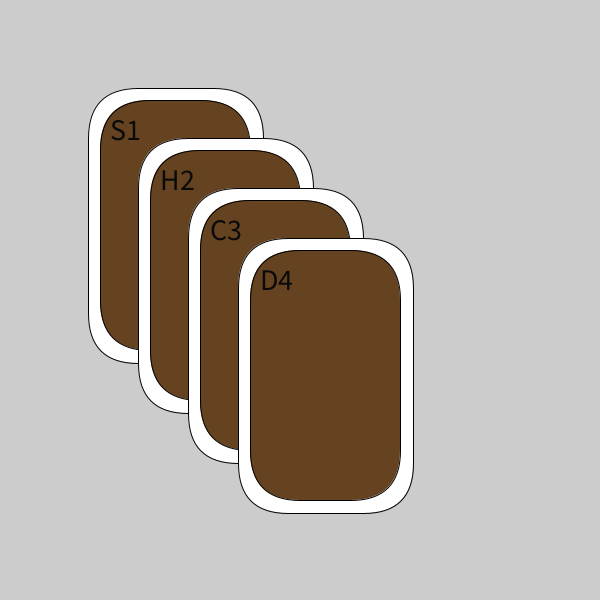
Frame 1 (no input)
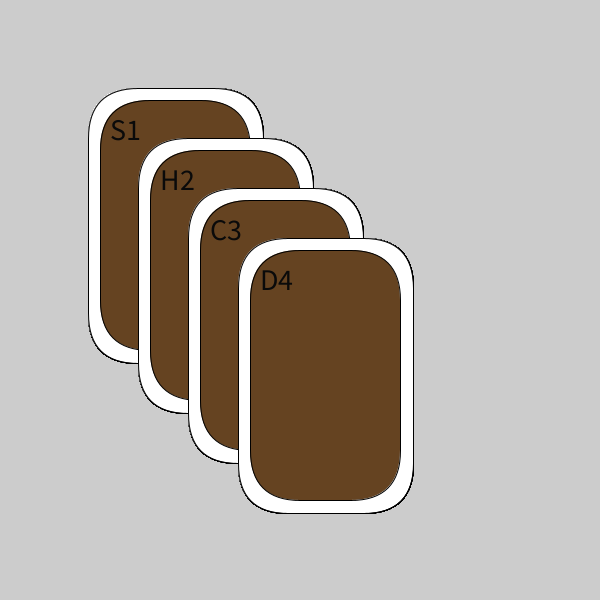
Frame 60 (the mouse pressed at the canvas centre just before this capture)
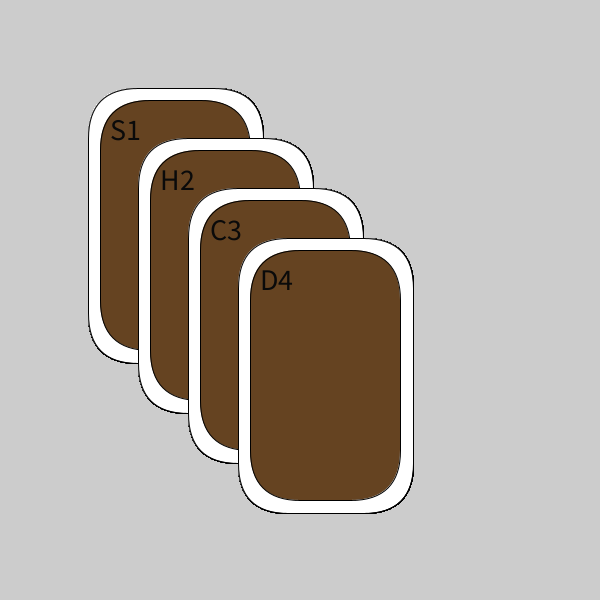
Frame 120 (the mouse held since frame 60 and released just before this capture)

The Processing sketch that drew these frames (run headless with seeded random() and noise(); from frame 60 on, the mouse is pressed at the canvas centre):

// Processing sketch: week02_3
// ── week02_3.pde
void setup()
{
  size(600,600);
}
int w=25;
void draw()
{
  drawcard(100,100,"S1");
  drawcard(150,150,"H2");
  drawcard(200,200,"C3");
  drawcard(250,250,"D4");
}
void drawcard(int x,int y,String face)
{
  fill(255);
  rect(x-w/2,y-w/2,150+w,250+w,50);///弧度
  fill(#654321);
  rect(x,y,150,250,50);
  fill(10);
  textSize(30);
  text(face,x+10,y+40);
}
